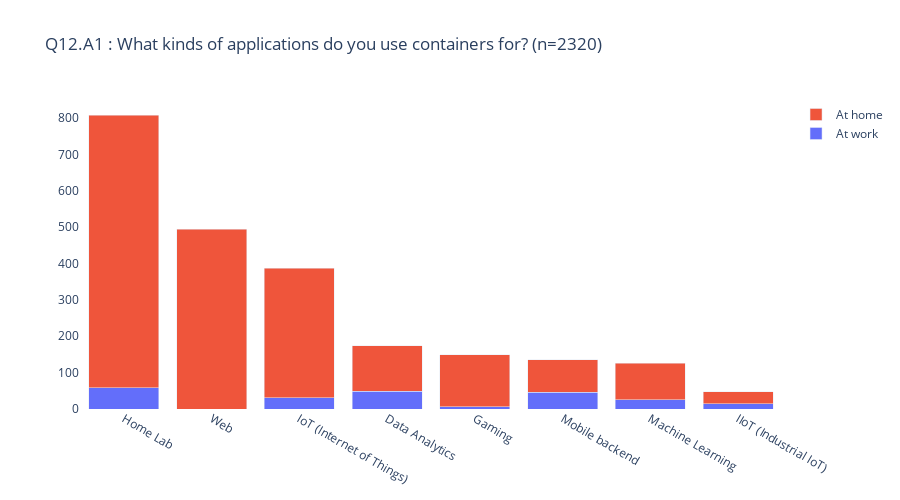

Notebook source saved alongside this figure:
### Code cell
# 
# Q12.A1 - Q12.A8
# Answers are in columns Q12.A1 - Q12.A8 
# conactenate the list of value counts and pass them to the standard chart function
#

wq = pd.concat([work_df["Q12.A1"].value_counts(),\
                work_df["Q12.A3"].value_counts(),\
                work_df["Q12.A4"].value_counts(),\
                work_df["Q12.A5"].value_counts(),\
                work_df["Q12.A6"].value_counts(),\
                work_df["Q12.A7"].value_counts(),\
                work_df["Q12.A8"].value_counts()])

hq = pd.concat([home_df["Q12.A1"].value_counts(),\
                home_df["Q12.A2"].value_counts(),\
                home_df["Q12.A3"].value_counts(),\
                home_df["Q12.A4"].value_counts(),\
                home_df["Q12.A5"].value_counts(),\
                home_df["Q12.A6"].value_counts(),\
                home_df["Q12.A7"].value_counts(),\
                home_df["Q12.A8"].value_counts()])

double_bar_chart(
    "Q12.A1",
    questions["#Q12"], 
    CWORK, wq[lambda x: x > THRESHOLD], 
    CHOME, hq[lambda x: x > THRESHOLD])

### Figure 1 — Plotly figure (JSON) as saved in the notebook; plotly's stock layout.template omitted (floating-point values rounded to 4 significant figures)
{"data": [{"name": "At work", "type": "bar", "x": ["Home Lab", "Mobile backend", "Machine Learning", "Data Analytics", "IIoT (Industrial IoT)", "IoT (Internet of Things)", "Gaming"], "y": [58, 46, 25, 49, 15, 31, 6]}, {"name": "At home", "type": "bar", "x": ["Home Lab", "Web", "Mobile backend", "Machine Learning", "Data Analytics", "IIoT (Industrial IoT)", "IoT (Internet of Things)", "Gaming"], "y": [749, 494, 89, 101, 125, 33, 356, 143]}], "layout": {"bargap": 0.2, "barmode": "stack", "height": 500, "plot_bgcolor": "#FFFFFF", "showlegend": true, "title": {"text": "Q12.A1 : What kinds of applications do you use containers for? (n=2320)"}, "width": 900, "xaxis": {"autorange": true, "categoryorder": "total descending", "range": [-0.5, 7.5], "type": "category"}, "yaxis": {"autorange": true, "range": [0, 849.5], "type": "linear"}}}
